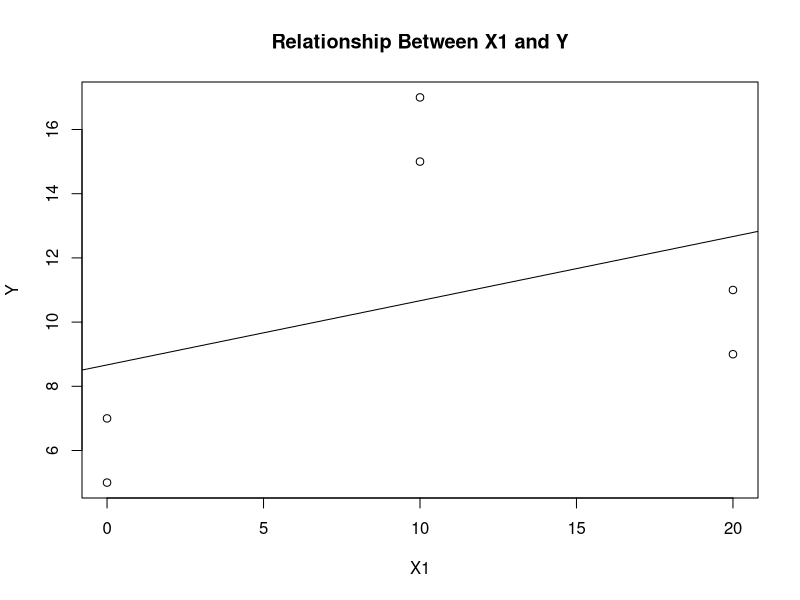
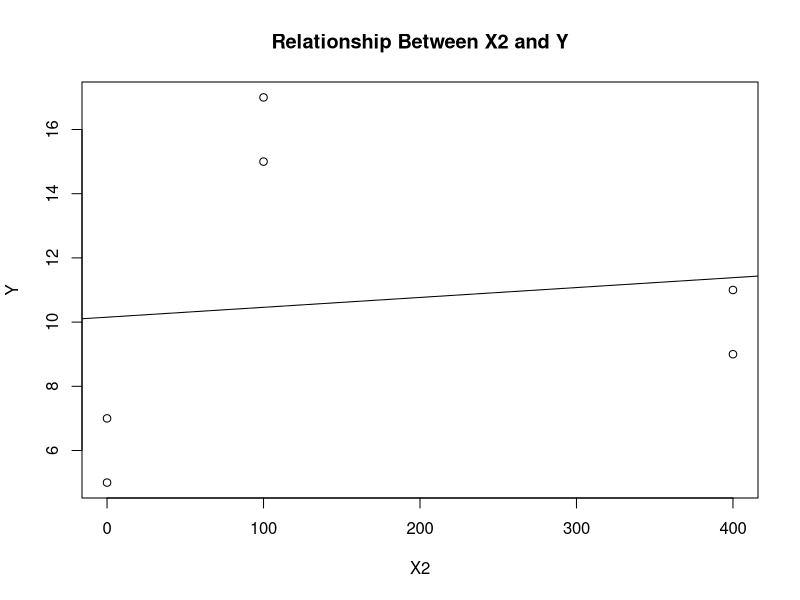

Write R code to recreate these figures, in order.
X1<-c(0,0,10,10,20,20)
X2<-c(0,0,100,100,400,400)
Y<-c(5,7,15,17,9,11)

regression <- lm(Y~X1+X2)
regression

summary(regression)
anova(regression)
plot(Y ~ X1,
	xlab = "X1",
	ylab = "Y",
	main = "Relationship Between X1 and Y")
		
lm(Y ~ X1)
	abline(lm(Y ~ X1))	
plot(Y ~ X2,
	xlab = "X2",
	ylab = "Y",
	main = "Relationship Between X2 and Y")
		
lm(Y ~ X2)
	abline(lm(Y ~ X2))
	
	